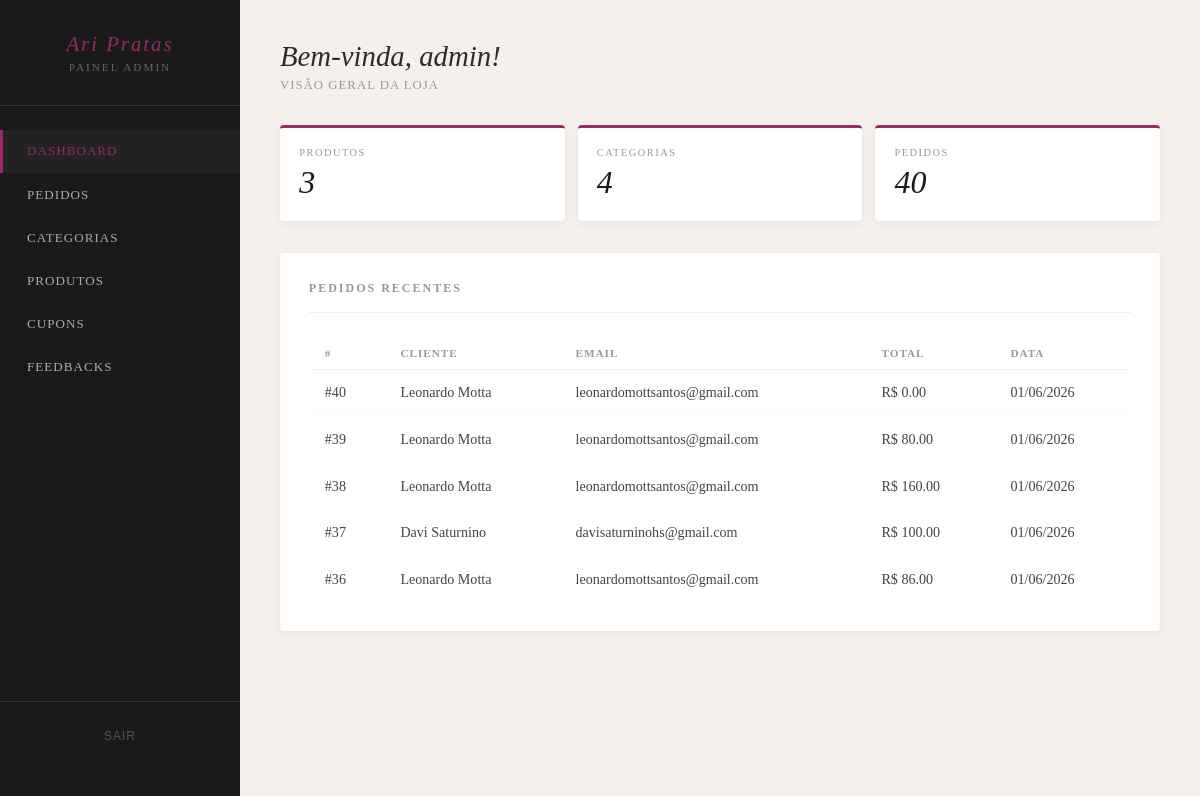
Screenshot of /painel/ (signed in) with the database file from the repository.
### loja/models.py (models this page shows, shortened)
class Pedido(models.Model):
    nome = models.CharField(max_length=200)
    email = models.EmailField()
    usuario = models.ForeignKey('auth.User', on_delete=models.SET_NULL, null=True, blank=True)
    telefone = models.CharField(max_length=20, blank=True)
    endereco = models.TextField()
    criado_em = models.DateTimeField(auto_now_add=True)
    total = models.DecimalField(max_digits=10, decimal_places=2, default=0)
    codigo_rastreio = models.CharField(max_length=100, blank=True)
    rastreio_enviado = models.BooleanField(default=False)
    STATUS_CHOICES = [
        ('pendente', 'Pendente'),
        ('pago', 'Pago'),
        ('cancelado', 'Cancelado'),
    ]
    status = models.CharField(max_length=20, choices=STATUS_CHOICES, default='pendente')
    mp_preference_id = models.CharField(max_length=200, blank=True)
    mp_payment_id = models.CharField(max_length=200, blank=True)
    class Meta:
        verbose_name_plural = "Pedidos"
        ordering = ['-criado_em']

### painel/views.py (the view)
# urls.py: path('', views.dashboard, name='dashboard'),
@staff_member_required(login_url='/login/')
def dashboard(request):
    total_produtos = Produto.objects.count()
    total_categorias = Categoria.objects.count()
    total_pedidos = Pedido.objects.count()
    pedidos_recentes = Pedido.objects.order_by('-criado_em')[:5]
    return render(request, 'painel/dashboard.html', {
        'total_produtos': total_produtos,
        'total_categorias': total_categorias,
        'total_pedidos': total_pedidos,
        'pedidos_recentes': pedidos_recentes,
    })

### templates/painel/dashboard.html (shortened to what this page needs)
{% extends 'painel/base.html' %}
{% block content %}
<div class="page-header">
  <div>
    <h2>Bem-vinda, {{ request.user.first_name|default:request.user.username }}!</h2>
    <p style="font-size:0.8rem; color:#999; letter-spacing:1px; text-transform:uppercase; margin-top:0.3rem;">Visão geral da loja</p>
  </div>
</div>
<div class="cards">
  <div class="card">
    <div class="card-label">Produtos</div>
    <div class="card-valor">{{ total_produtos }}</div>
  </div>
  <div class="card">
    <div class="card-label">Categorias</div>
    <div class="card-valor">{{ total_categorias }}</div>
  </div>
  <div class="card">
    <div class="card-label">Pedidos</div>
    <div class="card-valor">{{ total_pedidos }}</div>
  </div>
</div>
<div class="secao">
  <h3 style="font-size:0.75rem; letter-spacing:2px; text-transform:uppercase; color:#999; margin-bottom:1.5rem; padding-bottom:1rem; border-bottom:1px solid #f0f0f0;">Pedidos Recentes</h3>
  <table class="tabela-recentes">
  <thead>
    <tr>
      <th>#</th><th>Cliente</th><th>Email</th><th>Total</th><th>Data</th>
    </tr>
  </thead>
  <tbody>
    {% for pedido in pedidos_recentes %}
    <tr>
      <td data-label="#">#{{ pedido.id }}</td>
      <td data-label="Cliente">{{ pedido.nome }}</td>
      <td data-label="Email">{{ pedido.email }}</td>
      <td data-label="Total">R$ {{ pedido.total }}</td>
      <td data-label="Data">{{ pedido.criado_em|date:"d/m/Y" }}</td>
    </tr>
    {% empty %}
    <tr>
      <td colspan="5" style="text-align:center; color:#bbb; padding:2rem;">Nenhum pedido ainda.</td>
    </tr>
    {% endfor %}
  </tbody>
</table>
</div>
{% endblock %}

### rows the page displays
Pedido: id "40", nome "Leonardo Motta", email "leonardomottsantos@gmail.com", total "0.00", criado_em "01/06/2026"
Pedido: id "39", nome "Leonardo Motta", email "leonardomottsantos@gmail.com", total "80.00", criado_em "01/06/2026"
Pedido: id "38", nome "Leonardo Motta", email "leonardomottsantos@gmail.com", total "160.00", criado_em "01/06/2026"
Pedido: id "37", nome "Davi Saturnino", email "davisaturninohs@gmail.com", total "100.00", criado_em "01/06/2026"
Pedido: id "36", nome "Leonardo Motta", email "leonardomottsantos@gmail.com", total "86.00", criado_em "01/06/2026"

### other values shown
{{ request.user.first_name|default:request.user.username }} "admin"
{{ total_produtos }} "3"
{{ total_categorias }} "4"
{{ total_pedidos }} "40"
